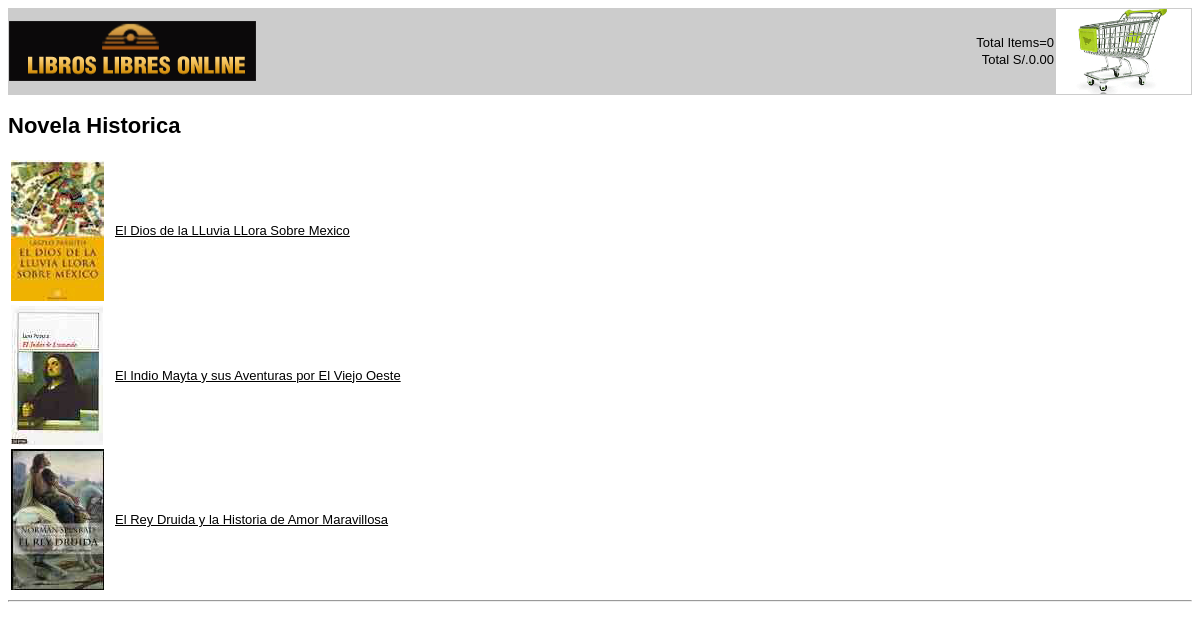
/libros_cat.php?idcat=1, run on the app's committed database.
### tables this page shows
CREATE TABLE `categorias` (
  `id_categoria` int(11) NOT NULL auto_increment,
  `nom_categoria` varchar(50) NOT NULL,
  PRIMARY KEY  (`id_categoria`)
);

CREATE TABLE `libros` (
  `isbn` char(10) NOT NULL,
  `titulo` varchar(50) NOT NULL,
  `descripcion` text NOT NULL,
  `precio` double NOT NULL,
  `autor` varchar(50) NOT NULL,
  `id_categoria` int(11) NOT NULL,
  `imagen` varchar(50) NOT NULL,
  PRIMARY KEY  (`isbn`)
);

### class/Catalogo.php (called while the page is built, shortened)
<?php
class Catalogo
{
	public function get_nombre_cat($idcat)
	{
		$conn= Conexion::db_connect();
		$sql="select nom_categoria from categorias where id_categoria=$idcat";
		$result=$conn->query($sql);
		$num_cats=$result->num_rows;
		$row=$result->fetch_object();
		return $row->nom_categoria;
	}
	public function get_libros_cat($idcat)
	{
		$conn= Conexion::db_connect();
		$sql="select * from libros where id_categoria=$idcat";
		$result=$conn->query($sql);
		$prod_array=array();
		while ($reg= $result->fetch_assoc())
		{
			$prod_array[]=$reg;
		}
		return $prod_array;
	}
}
?>

### libros_cat.php (the view, shortened to what this page needs)
<?php
require_once 'class/Catalogo.php';
require_once 'class/Generales.php';
$obj= new Catalogo();
$idcat=$_GET['idcat'];
$nom_cat=$obj->get_nombre_cat($idcat);
?>
<html>
<head>
	<link href="css/estilos.css" type="text/css" rel="stylesheet">
</head>
<body>
<?php include('includes/header.php'); ?>
<h2><?php echo $nom_cat;?></h2>
<?php
$libro_array=$obj->get_libros_cat($idcat);
if (is_array($libro_array) && count($libro_array)>0)
{
?>
<table width ="100%">
<?php
	foreach ($libro_array as $row)
	{
		$url="detalles_libro.php?isbn=". $row['isbn'];
?>
	<tr>
	<td width="100">
		<a href="<?php echo $url;?>">
			<img src="<?php echo $row['imagen']; ?>" border="0">
		</a>
	</td>
	<td>
	<?php
		$title= $row['titulo'];
		Generales::do_html_URL($url,$title);
	?>
	</td>
	</tr>
<?php
	}
}
else
{
	echo "<strong>No Hay Libros para esta categoria.</strong><br><br>";
	echo "<a href='index.php'>
			<img src='images/back.gif' border=0>
		 </a>";
	exit;
}
?>
</table>
<hr>
</body>
</html>

### includes/header.php (shortened to what this page needs)
<?php
$items=$_SESSION['items'];
$total=number_format($_SESSION['total'],2);
if (!$items) $items="0";
?>
<table width=100% border=0 cellspacing = 0 bgcolor=#cccccc>
<tr>
  <td rowspan = 2>
  	<a href = "index.php"><img src="images/Book-O-Rama.gif" alt="Bookorama" border=0
       align=left valign=bottom height = 60 width = 247></a>
  </td>
  <td align = right valign = bottom>
	<?php
	echo "Total Items=". $items;
	?>
  </td>
  <td align = right rowspan = 2 width = 135>
	<a href="ver_carrito.php?<?php echo SID; ?>">
		<img src="images/CARRITO_DE_COMPRAS.gif" width="135" border="0"/>
	</a>
  </td>
</tr>
<tr>
  <td align = right valign = top>
	<?php
	 echo "Total S/." . $total;
	?>
  </td>
</tr>
</table>

### class/Generales.php
<?php
class Generales
{
	public static function do_html_URL($url, $name)
	{
	?>
 	 <a href="<?php echo $url;?>"><?php echo $name; ?></a><br>
	<?php
	}
}
?>

### css/estilos.css (style rules this page uses)
h2 { font-family: Arial, Helvetica, sans-serif; font-size: 22px; color = red; margin = 6px }
body { font-family: Arial, Helvetica, sans-serif; font-size: 13px }
li, td { font-family: Arial, Helvetica, sans-serif; font-size: 13px }
hr { color: #FF0000; width=70%; text-align=center }
a { color: #000000 }

### data on the page
categorias: nom_categoria "Novela Historica"
libros: imagen (picture), titulo "El Dios de la LLuvia LLora Sobre Mexico"
libros: imagen (picture), titulo "El Indio Mayta y sus Aventuras por El Viejo Oeste"
libros: imagen (picture), titulo "El Rey Druida y la Historia de Amor Maravillosa"

### other printed values
$items "0"
$total "0.00"
